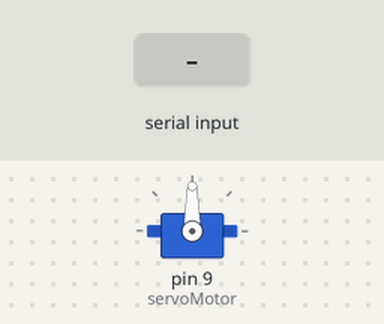
Simulated run of this sketch. Board: Arduino Uno, built with avr-gcc and run on an emulated ATmega328P. Parts: servo. The test bench sets the inputs (shaded band).

Above: at 1.2 s.
1.3 s: "L" received over Serial
At 1.9 s:
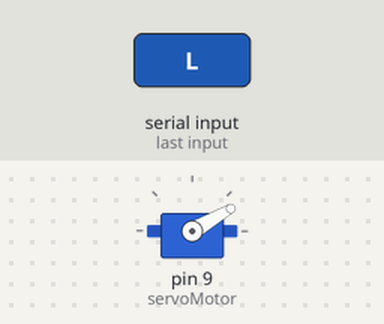
2.8 s: "R" received over Serial
At 4.0 s:
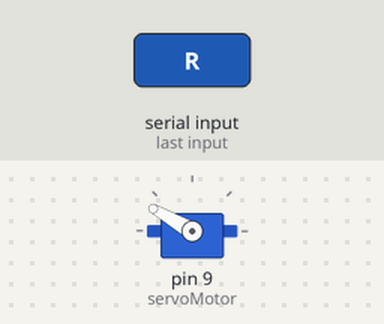
4.3 s: "C" received over Serial
At 5.3 s:
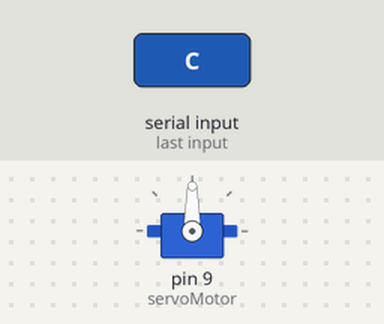
Timing chart, 0 to 7.3 s (numbered marks = the images above; inputs shaded):
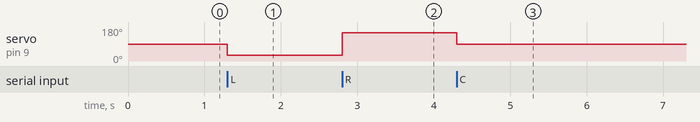

The sketch:

arduino_servo_tracking.ino.ino
```cpp
// Biblioteca para controlar servo motor
#include <Servo.h>

// Cria objeto servo
Servo servoMotor;

// Variável que vai guardar
// o comando recebido do Python
char comando;

void setup()
{
    // Inicia comunicação serial
    // 9600 = velocidade comunicação
    Serial.begin(9600);

    // Servo conectado no pino 9
    servoMotor.attach(9);

    // Coloca servo no centro
    // 90 graus = posição central
    servoMotor.write(90);
}

void loop()
{
    // Verifica se chegou dado serial
    if (Serial.available())
    {
        // Lê caractere enviado pelo Python
        comando = Serial.read();

        // -------------------------
        // ESQUERDA
        // -------------------------

        // Se recebeu letra L
        if (comando == 'L')
        {
            // Move servo para esquerda
            servoMotor.write(30);
        }

        // -------------------------
        // CENTRO
        // -------------------------

        // Se recebeu letra C
        if (comando == 'C')
        {
            // Centraliza servo
            servoMotor.write(90);
        }

        // -------------------------
        // DIREITA
        // -------------------------

        // Se recebeu letra R
        if (comando == 'R')
        {
            // Move servo direita
            servoMotor.write(150);
        }
    }
}
```

Measured:
- after the input at 1.3 s, servo on pin 9 (servoMotor): 90° → 30° at once
- after the input at 2.8 s, servo on pin 9 (servoMotor): 30° → 150° at once
- after the input at 4.3 s, servo on pin 9 (servoMotor): 150° → 90° at once
